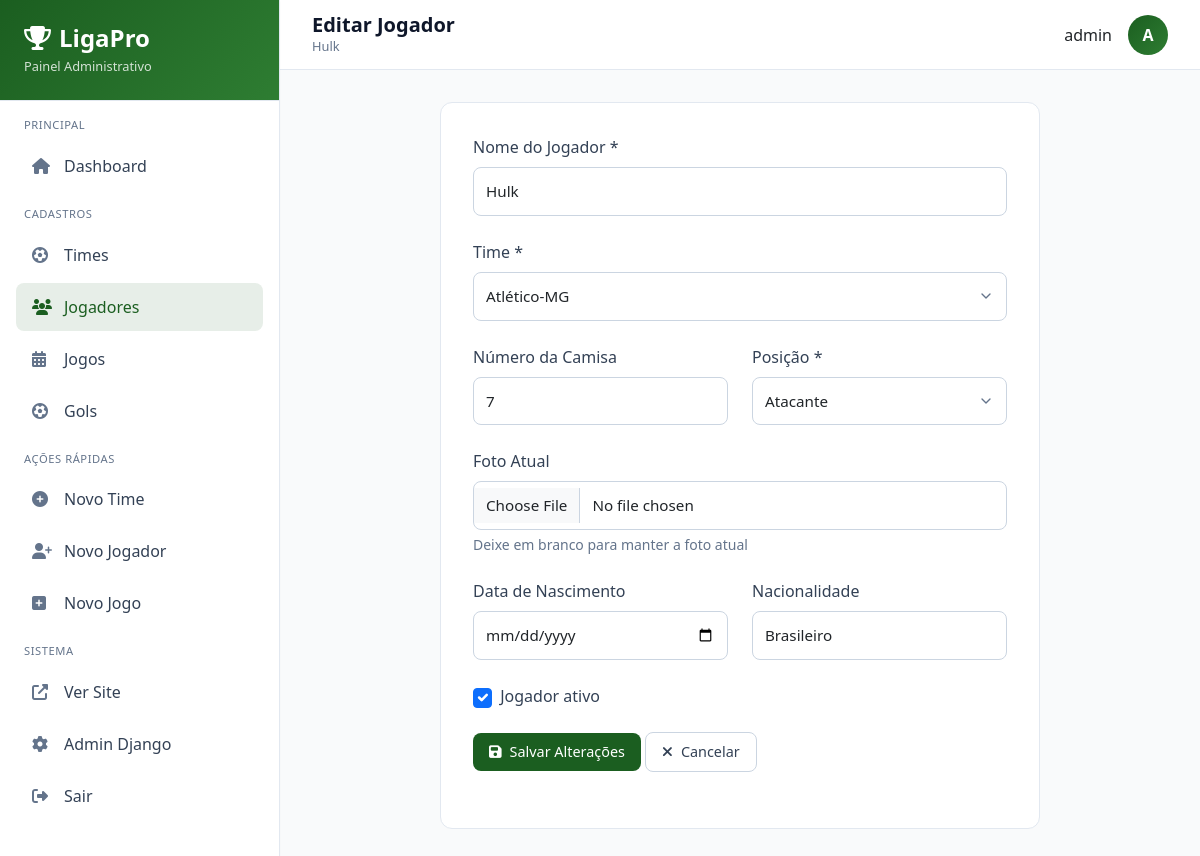
The app's page /painel/jogadores/43/editar/ (signed in) with its own data.
### core/models.py (models this page shows, shortened)
class Jogador(models.Model):
    POSICOES = [
        ('GOL', 'Goleiro'),
        ('ZAG', 'Zagueiro'),
        ('LAT', 'Lateral'),
        ('VOL', 'Volante'),
        ('MEI', 'Meio-campo'),
        ('ATA', 'Atacante'),
        ('TEC', 'Técnico'),
    ]
    nome = models.CharField('Nome do Jogador', max_length=100)
    time = models.ForeignKey(Time, on_delete=models.CASCADE, related_name='jogadores', verbose_name='Time')
    numero = models.IntegerField('Número da Camisa', null=True, blank=True)
    posicao = models.CharField('Posição', max_length=3, choices=POSICOES)
    foto = models.ImageField('Foto', upload_to='jogadores/', null=True, blank=True)
    data_nascimento = models.DateField('Data de Nascimento', null=True, blank=True)
    nacionalidade = models.CharField('Nacionalidade', max_length=50, default='Brasileiro')
    ativo = models.BooleanField('Ativo?', default=True)
    data_cadastro = models.DateTimeField('Data de Cadastro', auto_now_add=True)
    class Meta:
        verbose_name = 'Jogador'
        verbose_name_plural = 'Jogadores'
        ordering = ['time', 'posicao', 'numero']

class Time(models.Model):
    nome = models.CharField('Nome do Time', max_length=100)
    logo = models.ImageField('Logo', upload_to='logos/', null=True, blank=True)
    data_criacao = models.DateTimeField('Data de Cadastro', auto_now_add=True)
    class Meta:
        verbose_name = 'Time'
        verbose_name_plural = 'Times'
        ordering = ['nome']

### painel/views.py (the view, shortened to what this page needs)
# urls.py: path('jogadores/<int:jogador_id>/editar/', views.editar_jogador, name='editar_jogador'),
@staff_member_required
def editar_jogador(request, jogador_id):
    jogador = get_object_or_404(Jogador, id=jogador_id)
    times = Time.objects.all()
    context = {
        'jogador': jogador,
        'times': times,
        'posicoes': Jogador.POSICOES,
    }
    return render(request, 'painel/editar_jogador.html', context)

### templates/painel/editar_jogador.html (shortened to what this page needs)
{% extends 'painel/base_painel.html' %}
{% load static %}
{% block page_title %}Editar Jogador{% endblock %}
{% block page_subtitle %}{{ jogador.nome }}{% endblock %}
{% block content %}
<div class="form-card">
    <form method="post" enctype="multipart/form-data">
        <div class="form-group">
            <label class="form-label">Nome do Jogador *</label>
            <input type="text" name="nome" class="form-control" value="{{ jogador.nome }}" required placeholder="Ex: João Silva">
        </div>
        <div class="form-group">
            <label class="form-label">Time *</label>
            <select name="time" class="form-control" required>
                {% for time in times %}
                <option value="{{ time.id }}" {% if time.id == jogador.time.id %}selected{% endif %}>
                    {{ time.nome }}
                </option>
                {% endfor %}
            </select>
        </div>
        <div class="row">
            <div class="col-md-6">
                <div class="form-group">
                    <label class="form-label">Número da Camisa</label>
                    <input type="number" name="numero" class="form-control" value="{{ jogador.numero|default:'' }}" placeholder="Ex: 10">
                </div>
            </div>
            <div class="col-md-6">
                <div class="form-group">
                    <label class="form-label">Posição *</label>
                    <select name="posicao" class="form-control" required>
                        {% for sigla, nome in posicoes %}
                        <option value="{{ sigla }}" {% if sigla == jogador.posicao %}selected{% endif %}>{{ nome }}</option>
                        {% endfor %}
                    </select>
                </div>
            </div>
        </div>
        <div class="form-group">
            <label class="form-label">Foto Atual</label>
            <input type="file" name="foto" class="form-control" accept="image/*">
            <small style="color: var(--gray-500); display: block; margin-top: 0.25rem;">
                Deixe em branco para manter a foto atual
            </small>
        </div>
        <div class="row">
            <div class="col-md-6">
                <div class="form-group">
                    <label class="form-label">Data de Nascimento</label>
                    <input type="date" name="data_nascimento" class="form-control" value="{{ jogador.data_nascimento|date:'Y-m-d'|default:'' }}">
                </div>
            </div>
            <div class="col-md-6">
                <div class="form-group">
                    <label class="form-label">Nacionalidade</label>
                    <input type="text" name="nacionalidade" class="form-control" value="{{ jogador.nacionalidade|default:'Brasileiro' }}">
                </div>
            </div>
        </div>
        <div class="form-group">
            <div class="form-check">
                <input type="checkbox" name="ativo" class="form-check-input" id="ativo" {% if jogador.ativo %}checked{% endif %}>
                <label class="form-label" for="ativo" style="margin-bottom: 0;">Jogador ativo</label>
            </div>
        </div>
        <div class="form-group">
            <button type="submit" class="btn btn-primary">
                <i class="fas fa-save"></i>
                Salvar Alterações
            </button>
            <a href="{% url 'painel:lista_jogadores' %}" class="btn btn-outline">
                <i class="fas fa-times"></i>
                Cancelar
            </a>
        </div>
    </form>
</div>
{% endblock %}

### templates/painel/base_painel.html (shortened to what this page needs)
<!DOCTYPE html>
<html lang="pt-br">
<head>
    <link href="https://cdn.jsdelivr.net/npm/bootstrap@5.3.2/dist/css/bootstrap.min.css" rel="stylesheet">
    <link rel="stylesheet" href="https://cdnjs.cloudflare.com/ajax/libs/font-awesome/6.5.1/css/all.min.css">
</head>
<body>
    <div class="sidebar" id="sidebar">
        <div class="sidebar-header">
            <h3>
                <i class="fas fa-trophy"></i>
                LigaPro
            </h3>
            <p>Painel Administrativo</p>
        </div>
        <div class="sidebar-menu">
            <div class="menu-section">
                <div class="menu-title">Principal</div>
                <a href="{% url 'painel:dashboard' %}" class="menu-item {% if request.resolver_match.url_name == 'dashboard' %}active{% endif %}">
                    <i class="fas fa-home"></i>
                    <span>Dashboard</span>
                </a>
            </div>
            <div class="menu-section">
                <div class="menu-title">Cadastros</div>
                <a href="{% url 'painel:lista_times' %}" class="menu-item {% if 'times' in request.path %}active{% endif %}">
                    <i class="fas fa-futbol"></i>
                    <span>Times</span>
                </a>
                <a href="{% url 'painel:lista_jogadores' %}" class="menu-item {% if 'jogadores' in request.path %}active{% endif %}">
                    <i class="fas fa-users"></i>
                    <span>Jogadores</span>
                </a>
                <a href="{% url 'painel:lista_jogos' %}" class="menu-item {% if 'jogos' in request.path %}active{% endif %}">
                    <i class="fas fa-calendar-alt"></i>
                    <span>Jogos</span>
                </a>
                <a href="{% url 'painel:lista_gols' %}" class="menu-item {% if 'gols' in request.path %}active{% endif %}">
                    <i class="fas fa-futbol"></i>
                    <span>Gols</span>
                </a>
            </div>
            <div class="menu-section">
                <div class="menu-title">Ações Rápidas</div>
                <a href="{% url 'painel:cadastrar_time' %}" class="menu-item">
                    <i class="fas fa-plus-circle"></i>
                    <span>Novo Time</span>
                </a>
                <a href="{% url 'painel:cadastrar_jogador' %}" class="menu-item">
                    <i class="fas fa-user-plus"></i>
                    <span>Novo Jogador</span>
                </a>
                <a href="{% url 'painel:cadastrar_jogo' %}" class="menu-item">
                    <i class="fas fa-plus-square"></i>
                    <span>Novo Jogo</span>
                </a>
            </div>
            <div class="menu-section">
                <div class="menu-title">Sistema</div>
                <a href="/" class="menu-item" target="_blank">
                    <i class="fas fa-external-link-alt"></i>
                    <span>Ver Site</span>
                </a>
                <a href="{% url 'admin:index' %}" class="menu-item">
                    <i class="fas fa-cog"></i>
                    <span>Admin Django</span>
                </a>
                <a href="{% url 'logout' %}" class="menu-item">
                    <i class="fas fa-sign-out-alt"></i>
                    <span>Sair</span>
                </a>
            </div>
        </div>
    </div>
    <div class="main-content">
        <div class="top-header">
            <div class="page-title">
                <h2>{% block page_title %}Dashboard{% endblock %}</h2>
                <p>{% block page_subtitle %}Bem-vindo ao painel{% endblock %}</p>
            </div>
            <div class="user-info">
                <span>{{ user.get_full_name|default:user.username }}</span>
                <div class="user-avatar">
                    {{ user.username|first|upper }}
                </div>
            </div>
        </div>
        <div class="content-area">
            {% block content %}{% endblock %}
        </div>
    </div>
</body>
</html>

### templates/painel/base_painel.html (style rules this page uses)
:root { --primary: #1b5e20; --primary-dark: #0d3c0d; --primary-light: #2e7d32; --secondary: #64748b; --success: #10b981; --danger: #ef4444; --warning: #f59e0b; --gray-50: #f9fafb; --gray-100: #f1f5f9; --gray-200: #e2e8f0; --gray-300: #cbd5e1; --gray-400: #94a3b8; --gray-500: #64748b; --gray-600: #475569; --gray-700: #334155; --gray-800: #1e293b; --gray-900: #0f172a; --sidebar-width: 280px; --header-height: 70px; --shadow-sm: 0 1px 2px 0 rgb(0 0 0 / 0.03); --shadow-md: 0 4px 6px -1px rgb(0 0 0 / 0.05); --shadow-lg: 0 10px 15px -3px rgb(0 0 0 / 0.05); --radius-sm: 0.375rem; --radius-md: 0.5rem; --radius-lg: 0.75rem; --radius-xl: 1rem; }
* { margin: 0; padding: 0; box-sizing: border-box; }
body { font-family: 'Segoe UI', Tahoma, Geneva, Verdana, sans-serif; background: var(--gray-50); display: flex; min-height: 100vh; }
.sidebar { width: var(--sidebar-width); background: white; border-right: 1px solid var(--gray-200); box-shadow: var(--shadow-sm); position: fixed; left: 0; top: 0; bottom: 0; overflow-y: auto; transition: all 0.3s ease; z-index: 1000; }
.sidebar-header { padding: 1.5rem; border-bottom: 1px solid var(--gray-200); background: linear-gradient(135deg, var(--primary), var(--primary-light)); color: white; }
.sidebar-header h3 { margin: 0; font-size: 1.5rem; font-weight: 600; display: flex; align-items: center; gap: 0.5rem; }
.sidebar-header p { margin: 0.25rem 0 0; font-size: 0.8rem; opacity: 0.8; }
.sidebar-menu { padding: 1rem 0; }
.menu-section { padding: 0 1rem; margin-bottom: 1rem; }
.menu-title { font-size: 0.7rem; text-transform: uppercase; letter-spacing: 0.05em; color: var(--gray-500); padding: 0 0.5rem; margin-bottom: 0.5rem; }
.menu-item { display: flex; align-items: center; gap: 0.75rem; padding: 0.75rem 1rem; color: var(--gray-700); text-decoration: none; border-radius: var(--radius-md); transition: all 0.2s ease; margin-bottom: 0.25rem; }
.menu-item i { width: 20px; color: var(--gray-500); font-size: 1rem; }
.menu-item.active { background: rgba(27, 94, 32, 0.1); color: var(--primary); font-weight: 500; }
.menu-item.active i { color: var(--primary); }
.main-content { flex: 1; margin-left: var(--sidebar-width); min-height: 100vh; display: flex; flex-direction: column; }
.top-header { height: var(--header-height); background: white; border-bottom: 1px solid var(--gray-200); padding: 0 2rem; display: flex; align-items: center; justify-content: space-between; position: sticky; top: 0; z-index: 999; }
.page-title h2 { font-size: 1.25rem; font-weight: 600; color: var(--gray-900); margin: 0; }
.page-title p { font-size: 0.8rem; color: var(--gray-500); margin: 0; }
.user-info { display: flex; align-items: center; gap: 1rem; }
.user-avatar { width: 40px; height: 40px; background: linear-gradient(135deg, var(--primary), var(--primary-light)); border-radius: 50%; display: flex; align-items: center; justify-content: center; color: white; font-weight: 600; }
.content-area { padding: 2rem; flex: 1; }
.btn { padding: 0.5rem 1rem; border-radius: var(--radius-md); font-size: 0.9rem; font-weight: 500; text-decoration: none; display: inline-flex; align-items: center; gap: 0.5rem; transition: all 0.2s ease; border: none; cursor: pointer; }
.btn-primary { background: var(--primary); color: white !important; }
.btn-primary i, .btn-primary span { color: white !important; }
.btn-outline { background: transparent; border: 1px solid var(--gray-300); color: var(--gray-700); }
a.btn-primary, button.btn-primary, .btn-primary:link, .btn-primary:visited { color: white !important; }
.form-card { background: white; border-radius: var(--radius-lg); border: 1px solid var(--gray-200); padding: 2rem; max-width: 600px; margin: 0 auto; }
.form-group { margin-bottom: 1.5rem; }
.form-label { display: block; margin-bottom: 0.5rem; font-weight: 500; color: var(--gray-700); }
.form-control { width: 100%; padding: 0.75rem; border: 1px solid var(--gray-300); border-radius: var(--radius-md); font-size: 0.95rem; transition: all 0.2s ease; }
select.form-control { appearance: none; background-repeat: no-repeat; background-position: right 0.75rem center; background-size: 16px; }
.form-check { display: flex; align-items: center; gap: 0.5rem; }
.form-check-input { width: 1.2rem; height: 1.2rem; cursor: pointer; }

### records on screen
Jogador: nome "Hulk", time "Atlético-MG", numero "7", posicao "Atacante", nacionalidade "Brasileiro", ativo "☑"

### other values on screen
{{ user.get_full_name|default:user.username }} "admin"
{{ user.username|first|upper }} "A"
